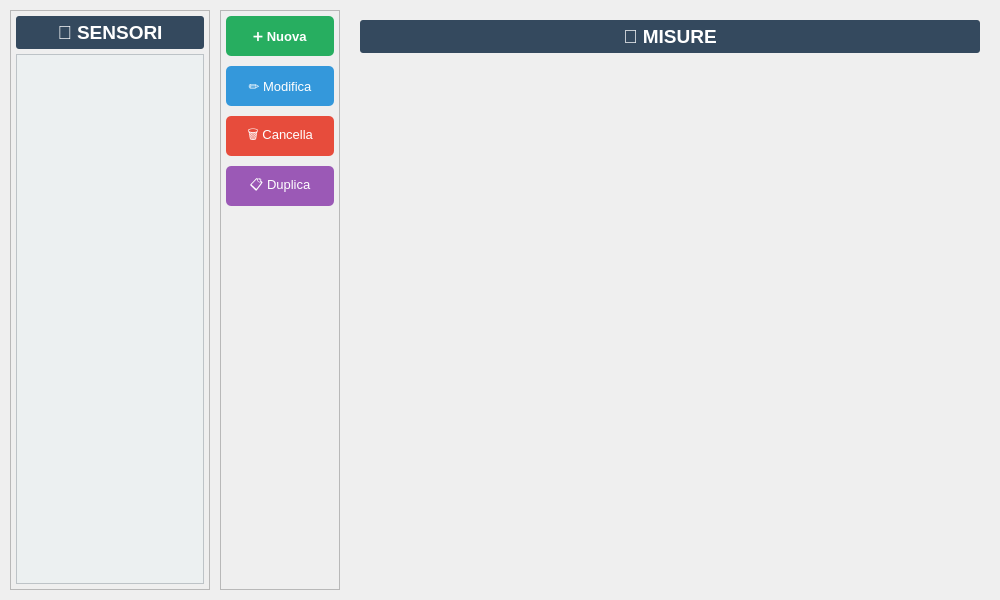
<?xml version="1.0" encoding="UTF-8"?>
<ui version="4.0">
    <class>MeasurementsPage</class>
    <widget class="QWidget" name="MeasurementsPage">
        <property name="geometry">
            <rect>
                <x>0</x>
                <y>0</y>
                <width>1000</width>
                <height>600</height>
            </rect>
        </property>
        <property name="windowTitle">
            <string>Gestione Misure</string>
        </property>
        <layout class="QHBoxLayout" name="horizontalLayout">
            <property name="spacing">
                <number>10</number>
            </property>
            <property name="leftMargin">
                <number>10</number>
            </property>
            <property name="topMargin">
                <number>10</number>
            </property>
            <property name="rightMargin">
                <number>10</number>
            </property>
            <property name="bottomMargin">
                <number>10</number>
            </property>

            <!-- COLONNA SX: SENSORI -->
            <item>
                <widget class="QFrame" name="frameSensors">
                    <property name="minimumSize">
                        <size>
                            <width>200</width>
                            <height>0</height>
                        </size>
                    </property>
                    <property name="maximumSize">
                        <size>
                            <width>200</width>
                            <height>16777215</height>
                        </size>
                    </property>
                    <property name="frameShape">
                        <enum>QFrame::StyledPanel</enum>
                    </property>
                    <property name="frameShadow">
                        <enum>QFrame::Raised</enum>
                    </property>
                    <layout class="QVBoxLayout" name="verticalLayout">
                        <property name="spacing">
                            <number>5</number>
                        </property>
                        <property name="leftMargin">
                            <number>5</number>
                        </property>
                        <property name="topMargin">
                            <number>5</number>
                        </property>
                        <property name="rightMargin">
                            <number>5</number>
                        </property>
                        <property name="bottomMargin">
                            <number>5</number>
                        </property>
                        <item>
                            <widget class="QLabel" name="labelSensorsHeader">
                                <property name="font">
                                    <font>
                                        <pointsize>14</pointsize>
                                        <bold>true</bold>
                                    </font>
                                </property>
                                <property name="styleSheet">
                                    <string notr="true">padding: 5px; background-color: #34495E; color: white; border-radius: 3px;</string>
                                </property>
                                <property name="text">
                                    <string>📡 SENSORI</string>
                                </property>
                                <property name="alignment">
                                    <set>Qt::AlignCenter</set>
                                </property>
                            </widget>
                        </item>
                        <item>
                            <widget class="QListWidget" name="listSensors">
                                <property name="styleSheet">
                                    <string notr="true">QListWidget {
    background-color: #ECF0F1;
    border: 1px solid #BDC3C7;
    font-size: 12pt;
}

QListWidget::item {
    padding: 12px;
    border-radius: 5px;
    margin: 3px;
    font-weight: bold;
    font-size: 11pt;
}

QListWidget::item:hover {
    background-color: #3498DB;
    color: white;
}

QListWidget::item:selected {
    background-color: #2980B9;
    color: white;
}</string>
                                </property>
                            </widget>
                        </item>
                    </layout>
                </widget>
            </item>

            <!-- COLONNA CENTRO: AZIONI -->
            <item>
                <widget class="QFrame" name="frameActions">
                    <property name="minimumSize">
                        <size>
                            <width>120</width>
                            <height>0</height>
                        </size>
                    </property>
                    <property name="maximumSize">
                        <size>
                            <width>120</width>
                            <height>16777215</height>
                        </size>
                    </property>
                    <property name="frameShape">
                        <enum>QFrame::StyledPanel</enum>
                    </property>
                    <property name="frameShadow">
                        <enum>QFrame::Raised</enum>
                    </property>
                    <layout class="QVBoxLayout" name="verticalLayout_2">
                        <property name="spacing">
                            <number>10</number>
                        </property>
                        <property name="leftMargin">
                            <number>5</number>
                        </property>
                        <property name="topMargin">
                            <number>5</number>
                        </property>
                        <property name="rightMargin">
                            <number>5</number>
                        </property>
                        <property name="bottomMargin">
                            <number>5</number>
                        </property>
                        <item>
                            <widget class="QPushButton" name="btnNew">
                                <property name="minimumSize">
                                    <size>
                                        <width>0</width>
                                        <height>40</height>
                                    </size>
                                </property>
                                <property name="font">
                                    <font>
                                        <pointsize>10</pointsize>
                                        <bold>true</bold>
                                    </font>
                                </property>
                                <property name="styleSheet">
                                    <string notr="true">QPushButton {
    background-color: #27AE60;
    color: white;
    border: none;
    border-radius: 5px;
    padding: 8px;
}

QPushButton:hover {
    background-color: #2ECC71;
}

QPushButton:pressed {
    background-color: #229954;
}</string>
                                </property>
                                <property name="text">
                                    <string>➕ Nuova</string>
                                </property>
                            </widget>
                        </item>
                        <item>
                            <widget class="QPushButton" name="btnEdit">
                                <property name="minimumSize">
                                    <size>
                                        <width>0</width>
                                        <height>40</height>
                                    </size>
                                </property>
                                <property name="font">
                                    <font>
                                        <pointsize>10</pointsize>
                                    </font>
                                </property>
                                <property name="styleSheet">
                                    <string notr="true">QPushButton {
    background-color: #3498DB;
    color: white;
    border: none;
    border-radius: 5px;
    padding: 8px;
}

QPushButton:hover {
    background-color: #5DADE2;
}

QPushButton:disabled {
    background-color: #BDC3C7;
    color: #7F8C8D;
}</string>
                                </property>
                                <property name="text">
                                    <string>✏️ Modifica</string>
                                </property>
                            </widget>
                        </item>
                        <item>
                            <widget class="QPushButton" name="btnDelete">
                                <property name="minimumSize">
                                    <size>
                                        <width>0</width>
                                        <height>40</height>
                                    </size>
                                </property>
                                <property name="font">
                                    <font>
                                        <pointsize>10</pointsize>
                                    </font>
                                </property>
                                <property name="styleSheet">
                                    <string notr="true">QPushButton {
    background-color: #E74C3C;
    color: white;
    border: none;
    border-radius: 5px;
    padding: 8px;
}

QPushButton:hover {
    background-color: #EC7063;
}

QPushButton:disabled {
    background-color: #BDC3C7;
    color: #7F8C8D;
}</string>
                                </property>
                                <property name="text">
                                    <string>🗑️ Cancella</string>
                                </property>
                            </widget>
                        </item>
                        <item>
                            <widget class="QPushButton" name="btnDuplicate">
                                <property name="minimumSize">
                                    <size>
                                        <width>0</width>
                                        <height>40</height>
                                    </size>
                                </property>
                                <property name="font">
                                    <font>
                                        <pointsize>10</pointsize>
                                    </font>
                                </property>
                                <property name="styleSheet">
                                    <string notr="true">QPushButton {
    background-color: #9B59B6;
    color: white;
    border: none;
    border-radius: 5px;
    padding: 8px;
}

QPushButton:hover {
    background-color: #BB8FCE;
}

QPushButton:disabled {
    background-color: #BDC3C7;
    color: #7F8C8D;
}</string>
                                </property>
                                <property name="text">
                                    <string>📋 Duplica</string>
                                </property>
                            </widget>
                        </item>
                        <item>
                            <spacer name="verticalSpacer">
                                <property name="orientation">
                                    <enum>Qt::Vertical</enum>
                                </property>
                                <property name="sizeHint" stdset="0">
                                    <size>
                                        <width>20</width>
                                        <height>40</height>
                                    </size>
                                </property>
                            </spacer>
                        </item>
                    </layout>
                </widget>
            </item>

            <!-- COLONNA DX: MISURE -->
            <item>
                <widget class="QScrollArea" name="scrollAreaMeasurements">
                    <property name="widgetResizable">
                        <bool>true</bool>
                    </property>
                    <property name="styleSheet">
                        <string notr="true">QScrollArea {
    border: none;
    background-color: #ECF0F1;
}</string>
                    </property>
                    <widget class="QWidget" name="scrollAreaWidgetContents">
                        <property name="geometry">
                            <rect>
                                <x>0</x>
                                <y>0</y>
                                <width>638</width>
                                <height>578</height>
                            </rect>
                        </property>
                        <layout class="QVBoxLayout" name="verticalLayout_3">
                            <property name="spacing">
                                <number>10</number>
                            </property>
                            <property name="leftMargin">
                                <number>10</number>
                            </property>
                            <property name="topMargin">
                                <number>10</number>
                            </property>
                            <property name="rightMargin">
                                <number>10</number>
                            </property>
                            <property name="bottomMargin">
                                <number>10</number>
                            </property>
                            <item>
                                <widget class="QLabel" name="labelMeasurementsHeader">
                                    <property name="font">
                                        <font>
                                            <pointsize>14</pointsize>
                                            <bold>true</bold>
                                        </font>
                                    </property>
                                    <property name="styleSheet">
                                        <string notr="true">padding: 5px; background-color: #34495E; color: white; border-radius: 3px;</string>
                                    </property>
                                    <property name="text">
                                        <string>📏 MISURE</string>
                                    </property>
                                    <property name="alignment">
                                        <set>Qt::AlignCenter</set>
                                    </property>
                                </widget>
                            </item>
                            <item>
                                <widget class="QWidget" name="widgetMeasurementsContainer" native="true">
                                    <property name="styleSheet">
                                        <string notr="true">background: transparent;</string>
                                    </property>
                                    <layout class="QGridLayout" name="gridLayoutMeasurements">
                                        <property name="leftMargin">
                                            <number>0</number>
                                        </property>
                                        <property name="topMargin">
                                            <number>0</number>
                                        </property>
                                        <property name="rightMargin">
                                            <number>0</number>
                                        </property>
                                        <property name="bottomMargin">
                                            <number>0</number>
                                        </property>
                                        <property name="spacing">
                                            <number>10</number>
                                        </property>
                                    </layout>
                                </widget>
                            </item>
                            <item>
                                <spacer name="verticalSpacer_2">
                                    <property name="orientation">
                                        <enum>Qt::Vertical</enum>
                                    </property>
                                    <property name="sizeHint" stdset="0">
                                        <size>
                                            <width>20</width>
                                            <height>40</height>
                                        </size>
                                    </property>
                                </spacer>
                            </item>
                        </layout>
                    </widget>
                </widget>
            </item>
        </layout>
    </widget>
    <resources/>
    <connections/>
</ui>
